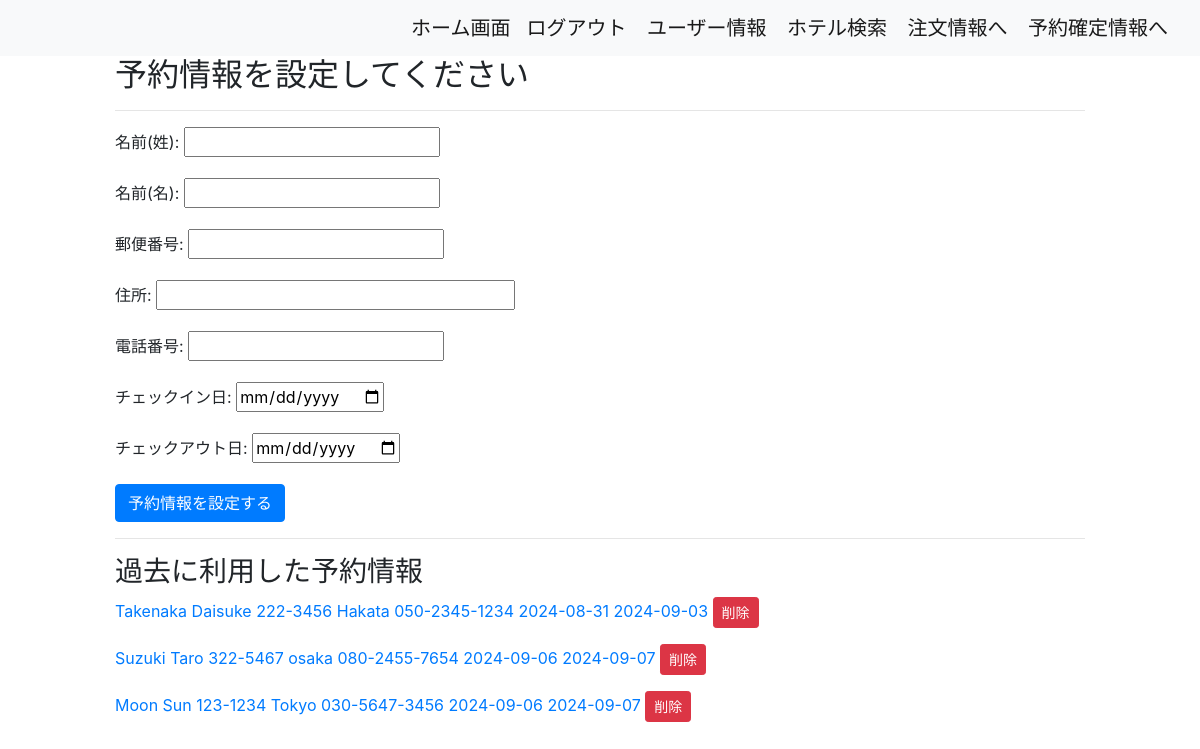
/hotel/input_useraddresses/ (signed in), run on the app's committed database.
### hotel/models.py (models this page shows, shortened)
class UserAddresses(models.Model):
    last_name = models.CharField(max_length=10)
    first_name = models.CharField(max_length=10)
    zip_code = models.CharField(max_length=8)
    address = models.CharField(max_length=30)
    phone_number = models.CharField(max_length=13)
    checkin = models.DateField(null=True, blank=True)
    checkout = models.DateField(null=True, blank=True)
    user = models.ForeignKey(
        Users,
        on_delete = models.CASCADE,
    )
    class Meta:
        db_table = 'useraddresses'
        unique_together = [
            ['last_name', 'first_name', 'zip_code', 'address', 'phone_number', 'user', 'checkin', 'checkout']
        ]
    def __str__(self):
        return f'{self.last_name} {self.first_name} {self.zip_code} {self.address} {self.phone_number} {self.checkin} {self.checkout}'

### hotel/views.py (the view, shortened to what this page needs)
# urls.py: path('input_useraddresses/', InputUserAddressesView.as_view(), name='input_useraddresses'),
class InputUserAddressesView(LoginRequiredMixin, CreateView):
    template_name = os.path.join('hotel', 'input_useraddresses.html')
    form_class = UserAddressesInputForm
    model = UserAddresses
    object= None
    def get_object(self, queryset=None):
        pk = self.kwargs.get('pk')
        if pk:
            return get_object_or_404(UserAddresses, pk=pk, user=self.request.user)
        return None
    def get_form_kwargs(self):
        kwargs = super().get_form_kwargs()
        kwargs['user'] = self.request.user
        return kwargs
    def get(self, request, *args, **kwargs):
        self.object = self.get_object()
        form = self.get_form()
        if self.object:
            form.initial = model_to_dict(self.object)
        else:
            checkin = request.GET.get('checkin')
            checkout = request.GET.get('checkout')
            if checkin and checkout:
                form = self.get_form()
                form.initial['checkin'] = checkin
                form.initial['checkout'] = checkout
        cart, created = Carts.objects.get_or_create(user=self.request.user)
        if not cart.cartitems_set.all():
            messages.error(request, '購物車に商品がありません')
            return redirect('hotel:cyumon_info')
        return self.render_to_response(self.get_context_data(form=form))
    def get_context_data(self, **kwargs):
        context = super().get_context_data(**kwargs)
        context['kupon_amount'] = self.request.GET.get('kupon_amount', 0)
        address = cache.get(f'address_user_{self.request.user.id}')
        pk = self.kwargs.get('pk')
        address = get_object_or_404(UserAddresses, user_id=self.request.user.id, pk=pk) if pk else address
        if address:
            context['form'].fields['last_name'].initial = address.last_name
            context['form'].fields['first_name'].initial = address.first_name
            context['form'].fields['zip_code'].initial = address.zip_code
            context['form'].fields['address'].initial = address.address
            context['form'].fields['phone_number'].initial = address.phone_number
            context['form'].fields['checkin'].initial = address.checkin
            context['form'].fields['checkout'].initial = address.checkout
        else:
            address = cache.get(f'address_user_{self.request.user.id}')
            if address:
                context['form'].initial = model_to_dict(address)
        context['useraddresses'] = UserAddresses.objects.filter(user=self.request.user).all()
        return context

### templates/hotel/input_useraddresses.html (shortened to what this page needs)
{% extends 'base.html' %}
{% block content %}
<div class="col-10 offset-1">
    <h2>{% if object %}編集{% else %}予約情報を設定してください{% endif %}</h2>
    <hr>
    <form method="POST" action="{% if object %}{% url 'hotel:input_useraddresses_update' pk=object.id %}{% else %}{% url 'hotel:input_useraddresses' %}{% endif %}">
        {{ form.as_p }}
        <button type="submit" class="btn btn-primary">
            {% if object %}更新する{% else %}予約情報を設定する{% endif %}
        </button>
    </form>
    <hr>
    <h3>過去に利用した予約情報</h3>
    {% for useraddress in useraddresses %}
        <p>
            <a href="{% url 'hotel:input_useraddresses_update' pk=useraddress.id %}">{{ useraddress }}</a>
            <a href="{% url 'hotel:delete_useraddress' pk=useraddress.id %}" class="btn btn-danger btn-sm">削除</a>
        </p>
    {% endfor %}
</div>
{% endblock%}

### data on the page
UserAddresses: last_name+first_name+zip_code "Takenaka Daisuke 222-3456 Hakata 050-2345-1234 2024-08-31 2024-09-03"
UserAddresses: last_name+first_name+zip_code "Suzuki Taro 322-5467 osaka 080-2455-7654 2024-09-06 2024-09-07"
UserAddresses: last_name+first_name+zip_code "Moon Sun 123-1234 Tokyo 030-5647-3456 2024-09-06 2024-09-07"
